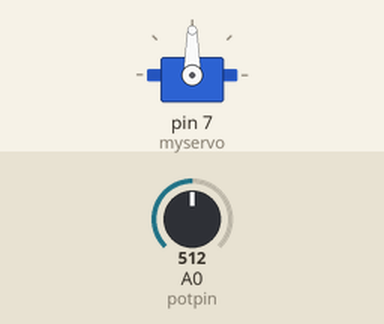
Simulated run of this sketch. Board: Arduino Uno, built with avr-gcc and run on an emulated ATmega328P. On the bench: servo. Inputs (shaded band) come from the test bench; at power-on: A0 (potpin) = 512.

Above: at 1.2 s.
1.3 s: A0 (potpin) set to 716
At 1.6 s:
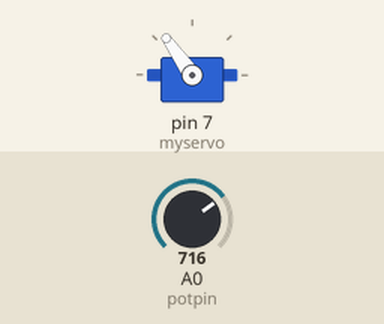
2.8 s: A0 (potpin) set to 900
At 3.7 s:
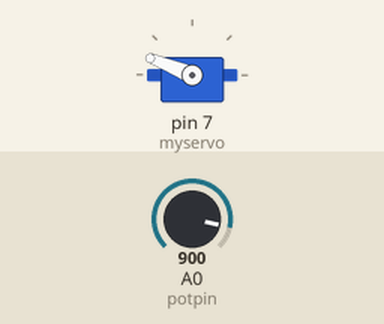
4.3 s: A0 (potpin) set to 1023
At 5.1 s:
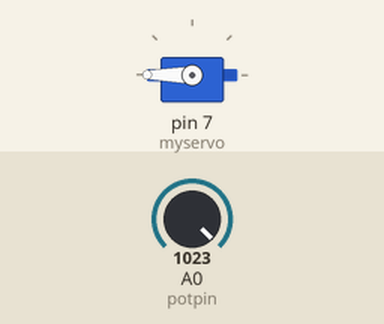
5.8 s: A0 (potpin) set to 306
At 7.0 s:
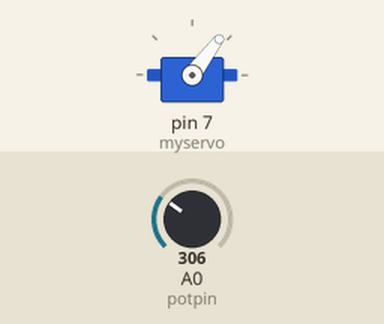
7.3 s: A0 (potpin) set to 122
At 8.6 s:
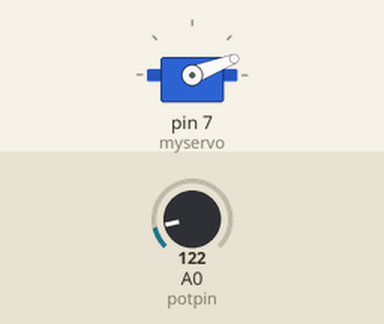
Timing chart, 0 to 9.8 s (numbered marks = the images above; inputs shaded):
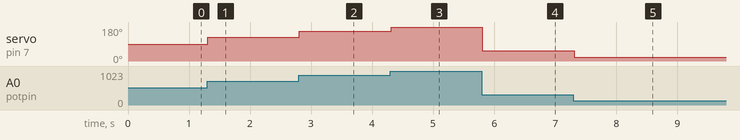

The sketch:

1._Servo_motor_+_joystick.ino
```cpp
/*
Main theme :
    The goal of this program is to make use of the joystick using an
    analog pin (a double-axis potentiometer) that  produces an output in the servo motor.
*/

#include <Servo.h> //includes the library for Servo

Servo myservo;  // create servo object to control a servo.

int potpin = A0;  // analog pin used to connect the joysticks X-Axis or Y-Axis
int val;    // variable to read the value from the analog pin

void setup() {
  myservo.attach(7);  // attaches the servo on pin 7 to the servo object
}

void loop() {
  val = analogRead(potpin);            // reads the value of the potentiometer in the joystick (value between 0 and 1023) as a bit value.
  val = map(val, 0, 1023, 0, 180);     // scale it for use with the servo (value between 0 and 180) with the use of map.
  myservo.write(val);                  // sets the servo position according to the scaled value with the value that is computed in the map() function.
  delay(15);                           // waits for the servo to get there.
}
```

Measured:
- after the input at 1.3 s, servo on pin 7 (myservo): 90° → 125° at once
- after the input at 2.8 s, servo on pin 7 (myservo): 125° → 158° at once
- after the input at 4.3 s, servo on pin 7 (myservo): 158° → 180° at once
- after the input at 5.8 s, servo on pin 7 (myservo): 180° → 53° at once
- after the input at 7.3 s, servo on pin 7 (myservo): 53° → 21° at once
